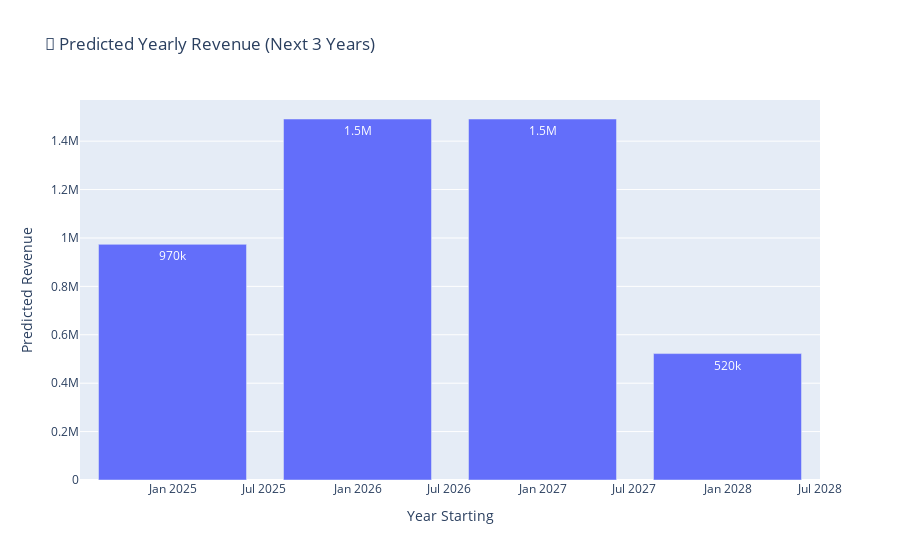

The cell this chart's notebook holds for it:
### Code cell
fig_yearly = px.bar(
    yearly_forecast,
    x='order_date',
    y='predicted_revenue',
    title='📆 Predicted Yearly Revenue (Next 3 Years)',
    text_auto='.2s'
)
fig_yearly.update_layout(xaxis_title='Year Starting', yaxis_title='Predicted Revenue')
fig_yearly.show()

### Figure 1 — Plotly figure (JSON) as saved in the notebook; plotly's stock layout.template omitted (floating-point values rounded to 4 significant figures)
{"data": [{"alignmentgroup": "True", "hovertemplate": "order_date=%{x}<br>predicted_revenue=%{y}<extra></extra>", "legendgroup": "", "marker": {"color": "#636efa", "pattern": {"shape": ""}}, "name": "", "offsetgroup": "", "orientation": "v", "showlegend": false, "textposition": "auto", "texttemplate": "%{y:.2s}", "type": "bar", "x": ["2025-01-01T00:00:00", "2026-01-01T00:00:00", "2027-01-01T00:00:00", "2028-01-01T00:00:00"], "xaxis": "x", "y": [973600.0, 1492000.0, 1492000.0, 522300.0], "yaxis": "y"}], "layout": {"autosize": true, "barmode": "relative", "legend": {"tracegroupgap": 0}, "title": {"text": "📆 Predicted Yearly Revenue (Next 3 Years)"}, "xaxis": {"anchor": "y", "autorange": true, "domain": [0, 1], "range": ["2024-07-02 12:00", "2028-07-01 12:00"], "title": {"text": "Year Starting"}, "type": "date"}, "yaxis": {"anchor": "x", "autorange": true, "domain": [0, 1], "range": [0, 1570000.0], "title": {"text": "Predicted Revenue"}, "type": "linear"}}}
